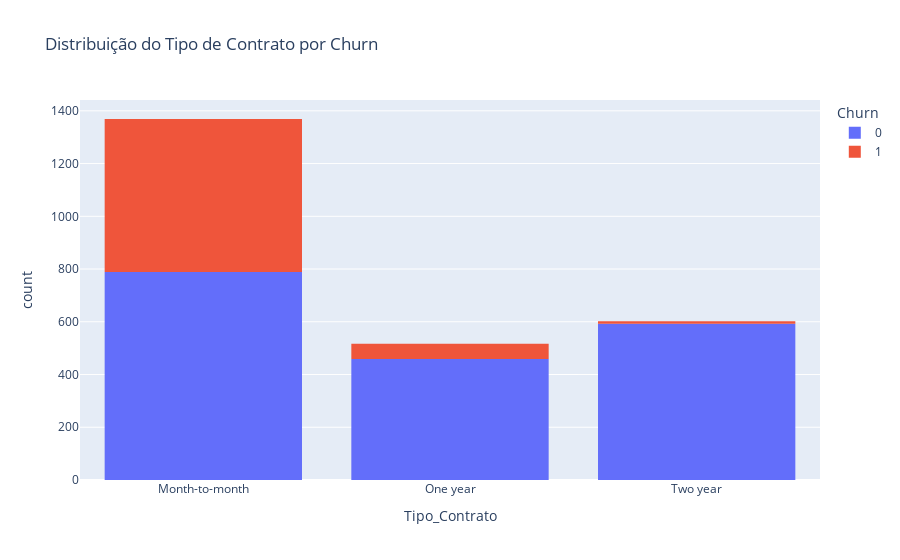

The notebook cell this image was saved under:
### Code cell
px.histogram(df, x= 'Tipo_Contrato', color= 'Churn',nbins=20,
             title= 'Distribuição do Tipo de Contrato por Churn',
             labels={'Tipo_contrato': 'Tipo de Contrato'})

### Figure 1 — Plotly figure (JSON) as saved in the notebook; plotly's stock layout.template omitted (floating-point values rounded to 4 significant figures; data arrays with more than 128 entries replaced by an {"elided": "..."} marker saying what was removed)
{"data": [{"alignmentgroup": "True", "bingroup": "x", "hovertemplate": "Churn=0<br>Tipo_Contrato=%{x}<br>count=%{y}<extra></extra>", "legendgroup": "0", "marker": {"color": "#636efa", "pattern": {"shape": ""}}, "name": "0", "nbinsx": 20, "offsetgroup": "0", "orientation": "v", "showlegend": true, "type": "histogram", "x": {"elided": "1841 str values"}, "xaxis": "x", "yaxis": "y"}, {"alignmentgroup": "True", "bingroup": "x", "hovertemplate": "Churn=1<br>Tipo_Contrato=%{x}<br>count=%{y}<extra></extra>", "legendgroup": "1", "marker": {"color": "#EF553B", "pattern": {"shape": ""}}, "name": "1", "nbinsx": 20, "offsetgroup": "1", "orientation": "v", "showlegend": true, "type": "histogram", "x": {"elided": "647 str values"}, "xaxis": "x", "yaxis": "y"}], "layout": {"barmode": "relative", "legend": {"title": {"text": "Churn"}, "tracegroupgap": 0}, "title": {"text": "Distribuição do Tipo de Contrato por Churn"}, "xaxis": {"anchor": "y", "domain": [0, 1], "title": {"text": "Tipo_Contrato"}}, "yaxis": {"anchor": "x", "domain": [0, 1], "title": {"text": "count"}}}}
